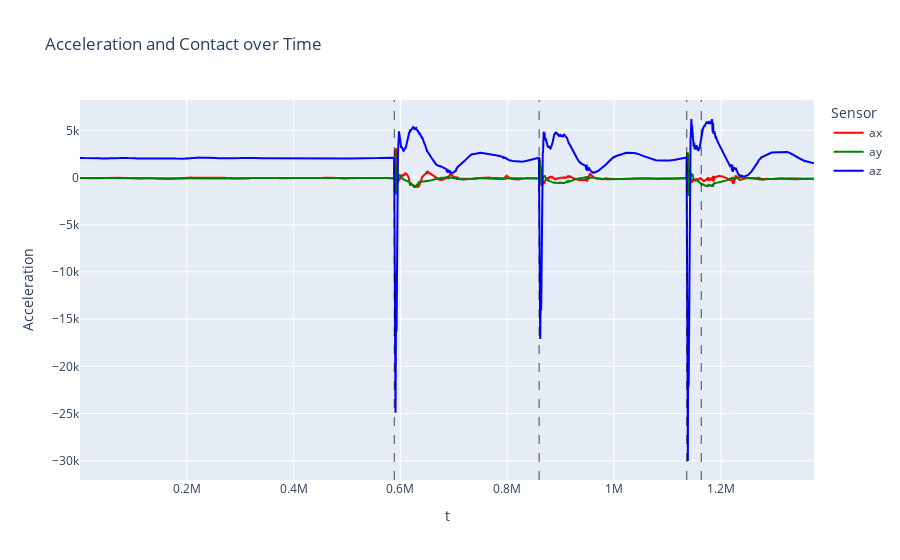
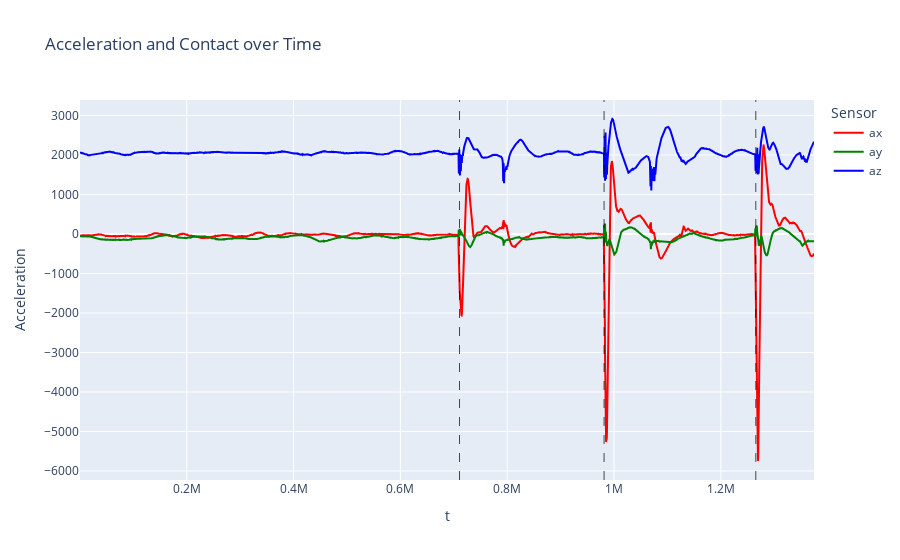
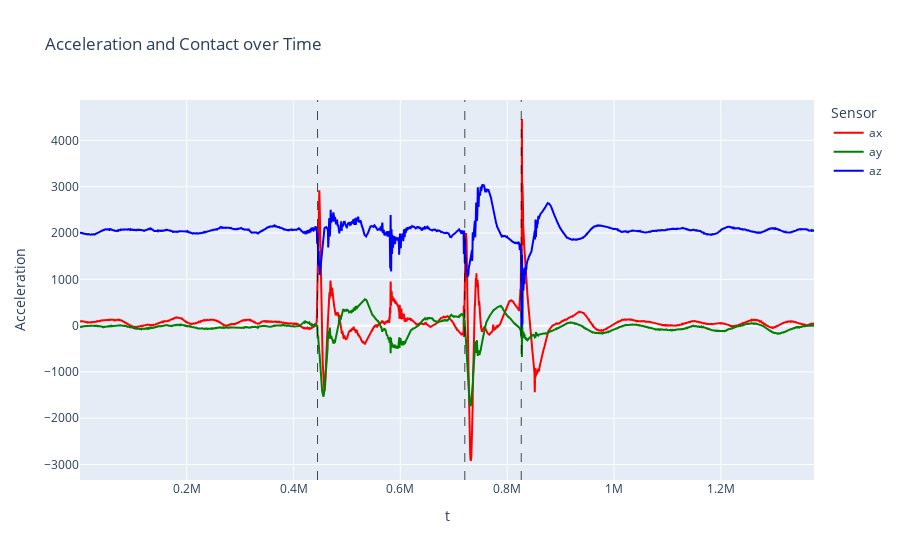
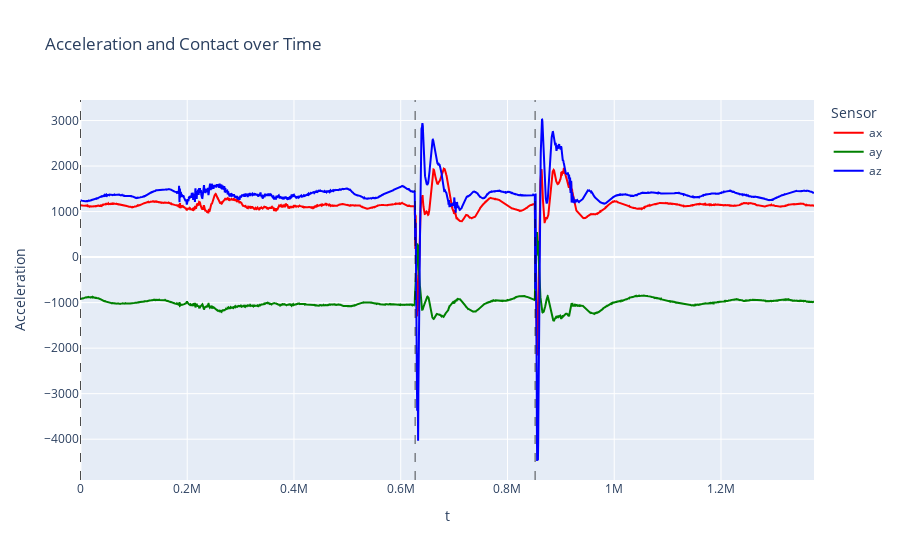

The cell these charts' notebook holds for them, in order:
### Markdown cell above
# Plots

### Code cell
# Manual label modifications.
def UnsetLabel(segment_idx, label_indices):
    segment_idx -= 1
    label_indices = [idx - 1 for idx in label_indices]
    seg = segments[segment_idx]
    # Iterate over the list of indices to unset
    for label_idx in sorted(label_indices, reverse=True):
        # Get the nth label index where 'contact' is 1
        nth_label_idx = seg.index[seg['contact'] == 1][label_idx]
        seg.at[nth_label_idx, 'contact'] = 0  # Unset the label

# UnsetLabel(1,[4])
# UnsetLabel(1,[2])
# UnsetLabel(2,[1])
# UnsetLabel(3,[0])
# UnsetLabel(4,[0,2,4])
# UnsetLabel(5,[0])

# Plot ax, ay, az over time for each segment using Plotly.
for seg in segments:
    fig = go.Figure()
    fig.add_trace(go.Scatter(x=seg['t'], y=seg['ax'], mode='lines', name='ax', line=dict(color='red')))
    fig.add_trace(go.Scatter(x=seg['t'], y=seg['ay'], mode='lines', name='ay', line=dict(color='green')))
    fig.add_trace(go.Scatter(x=seg['t'], y=seg['az'], mode='lines', name='az', line=dict(color='blue')))
    # Add vertical lines for contact points
    for t_contact in seg['t'][seg['contact'] == 1]:
        fig.add_vline(x=t_contact, line=dict(color='black', dash='dash', width=1), opacity=0.7)

    fig.update_layout(
        title='Acceleration and Contact over Time',
        xaxis_title='t',
        yaxis_title='Acceleration',
        legend_title='Sensor'
    )
    fig.show()

### Figure 1 — Plotly figure (JSON) as saved in the notebook; plotly's stock layout.template omitted (floating-point values rounded to 4 significant figures; data arrays with more than 128 entries replaced by an {"elided": "..."} marker saying what was removed)
{"data": [{"line": {"color": "red"}, "mode": "lines", "name": "ax", "type": "scatter", "x": {"elided": "5424 int values"}, "y": {"elided": "5424 int values"}}, {"line": {"color": "green"}, "mode": "lines", "name": "ay", "type": "scatter", "x": {"elided": "5424 int values"}, "y": {"elided": "5424 int values"}}, {"line": {"color": "blue"}, "mode": "lines", "name": "az", "type": "scatter", "x": {"elided": "5424 int values"}, "y": {"elided": "5424 int values"}}], "layout": {"legend": {"title": {"text": "Sensor"}}, "shapes": [{"line": {"color": "black", "dash": "dash", "width": 1}, "opacity": 0.7, "type": "line", "x0": 588579, "x1": 588579, "xref": "x", "y0": 0, "y1": 1, "yref": "y domain"}, {"line": {"color": "black", "dash": "dash", "width": 1}, "opacity": 0.7, "type": "line", "x0": 859714, "x1": 859714, "xref": "x", "y0": 0, "y1": 1, "yref": "y domain"}, {"line": {"color": "black", "dash": "dash", "width": 1}, "opacity": 0.7, "type": "line", "x0": 1136171, "x1": 1136171, "xref": "x", "y0": 0, "y1": 1, "yref": "y domain"}, {"line": {"color": "black", "dash": "dash", "width": 1}, "opacity": 0.7, "type": "line", "x0": 1163284, "x1": 1163284, "xref": "x", "y0": 0, "y1": 1, "yref": "y domain"}], "title": {"text": "Acceleration and Contact over Time"}, "xaxis": {"title": {"text": "t"}}, "yaxis": {"title": {"text": "Acceleration"}}}}

### Figure 2 — Plotly figure (JSON) as saved in the notebook; plotly's stock layout.template omitted (floating-point values rounded to 4 significant figures; data arrays with more than 128 entries replaced by an {"elided": "..."} marker saying what was removed)
{"data": [{"line": {"color": "red"}, "mode": "lines", "name": "ax", "type": "scatter", "x": {"elided": "5424 int values"}, "y": {"elided": "5424 int values"}}, {"line": {"color": "green"}, "mode": "lines", "name": "ay", "type": "scatter", "x": {"elided": "5424 int values"}, "y": {"elided": "5424 int values"}}, {"line": {"color": "blue"}, "mode": "lines", "name": "az", "type": "scatter", "x": {"elided": "5424 int values"}, "y": {"elided": "5424 int values"}}], "layout": {"legend": {"title": {"text": "Sensor"}}, "shapes": [{"line": {"color": "black", "dash": "dash", "width": 1}, "opacity": 0.7, "type": "line", "x0": 710717, "x1": 710717, "xref": "x", "y0": 0, "y1": 1, "yref": "y domain"}, {"line": {"color": "black", "dash": "dash", "width": 1}, "opacity": 0.7, "type": "line", "x0": 981346, "x1": 981346, "xref": "x", "y0": 0, "y1": 1, "yref": "y domain"}, {"line": {"color": "black", "dash": "dash", "width": 1}, "opacity": 0.7, "type": "line", "x0": 1265405, "x1": 1265405, "xref": "x", "y0": 0, "y1": 1, "yref": "y domain"}], "title": {"text": "Acceleration and Contact over Time"}, "xaxis": {"title": {"text": "t"}}, "yaxis": {"title": {"text": "Acceleration"}}}}

### Figure 3 — Plotly figure (JSON) as saved in the notebook; plotly's stock layout.template omitted (floating-point values rounded to 4 significant figures; data arrays with more than 128 entries replaced by an {"elided": "..."} marker saying what was removed)
{"data": [{"line": {"color": "red"}, "mode": "lines", "name": "ax", "type": "scatter", "x": {"elided": "5424 int values"}, "y": {"elided": "5424 int values"}}, {"line": {"color": "green"}, "mode": "lines", "name": "ay", "type": "scatter", "x": {"elided": "5424 int values"}, "y": {"elided": "5424 int values"}}, {"line": {"color": "blue"}, "mode": "lines", "name": "az", "type": "scatter", "x": {"elided": "5424 int values"}, "y": {"elided": "5424 int values"}}], "layout": {"legend": {"title": {"text": "Sensor"}}, "shapes": [{"line": {"color": "black", "dash": "dash", "width": 1}, "opacity": 0.7, "type": "line", "x0": 444960, "x1": 444960, "xref": "x", "y0": 0, "y1": 1, "yref": "y domain"}, {"line": {"color": "black", "dash": "dash", "width": 1}, "opacity": 0.7, "type": "line", "x0": 720658, "x1": 720658, "xref": "x", "y0": 0, "y1": 1, "yref": "y domain"}, {"line": {"color": "black", "dash": "dash", "width": 1}, "opacity": 0.7, "type": "line", "x0": 826325, "x1": 826325, "xref": "x", "y0": 0, "y1": 1, "yref": "y domain"}], "title": {"text": "Acceleration and Contact over Time"}, "xaxis": {"title": {"text": "t"}}, "yaxis": {"title": {"text": "Acceleration"}}}}

### Figure 4 — Plotly figure (JSON) as saved in the notebook; plotly's stock layout.template omitted (floating-point values rounded to 4 significant figures; data arrays with more than 128 entries replaced by an {"elided": "..."} marker saying what was removed)
{"data": [{"line": {"color": "red"}, "mode": "lines", "name": "ax", "type": "scatter", "x": {"elided": "5423 int values"}, "y": {"elided": "5423 int values"}}, {"line": {"color": "green"}, "mode": "lines", "name": "ay", "type": "scatter", "x": {"elided": "5423 int values"}, "y": {"elided": "5423 int values"}}, {"line": {"color": "blue"}, "mode": "lines", "name": "az", "type": "scatter", "x": {"elided": "5423 int values"}, "y": {"elided": "5423 int values"}}], "layout": {"legend": {"title": {"text": "Sensor"}}, "shapes": [{"line": {"color": "black", "dash": "dash", "width": 1}, "opacity": 0.7, "type": "line", "x0": 76, "x1": 76, "xref": "x", "y0": 0, "y1": 1, "yref": "y domain"}, {"line": {"color": "black", "dash": "dash", "width": 1}, "opacity": 0.7, "type": "line", "x0": 626986, "x1": 626986, "xref": "x", "y0": 0, "y1": 1, "yref": "y domain"}, {"line": {"color": "black", "dash": "dash", "width": 1}, "opacity": 0.7, "type": "line", "x0": 851751, "x1": 851751, "xref": "x", "y0": 0, "y1": 1, "yref": "y domain"}], "title": {"text": "Acceleration and Contact over Time"}, "xaxis": {"title": {"text": "t"}}, "yaxis": {"title": {"text": "Acceleration"}}}}
